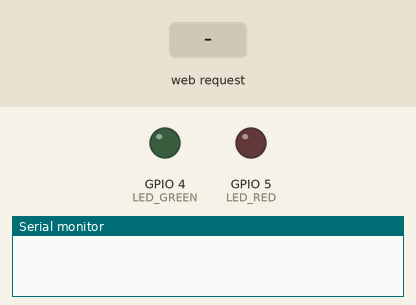
A program run on a simulated ESP8266 (NodeMCU). On the bench: output pins drawn as LEDs (lit = HIGH), the last lines printed to the serial monitor. Inputs (shaded band) come from the test bench. WiFi joins after 1.5 s; servers stay silent unless stated.

Above: at 0.1 s.
At 2.3 s:
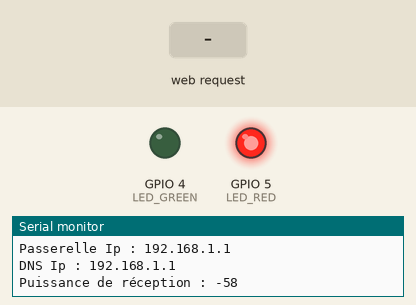
2.4 s: HTTP request GET /switchLed received
At 2.9 s:
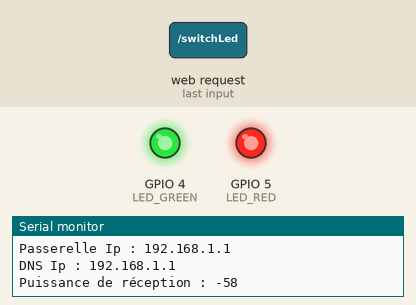
Timing chart, 0 to 5.4 s (numbered marks = the images above; inputs shaded):
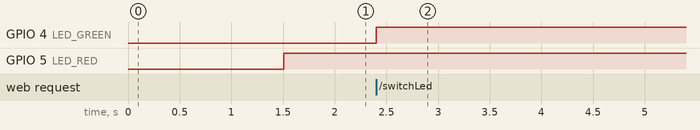

Measured:
- after the input at 2.4 s, GPIO 4 (LED_GREEN): LOW → HIGH at once

The program:

main.cpp
```cpp
#include <Arduino.h>
#include "ESP8266WiFi.h"
#include "ESP8266WebServer.h"

#define LED_RED 5
#define LED_GREEN 4

const char * SSID = "ZTE-59ba94";
const char * PASSWORD = "44ffba59homeELABBASSI";

const char index_html[] PROGMEM = R"=====(
<!DOCTYPE html>
<html lang="en">
<head>
    <meta charset="UTF-8">
    <meta name="viewport" content="width=device-width, initial-scale=1.0">
    <title>Smart Lampe</title>
    <script src="https://kit.fontawesome.com/fee0429066.js" crossorigin="anonymous"></script>

    <style>
        body{
            background-color: black;
        }
        div{
            display: flex;
            justify-content: center;
            align-items: center;
            background-color: black;
            width: 100%;
            height: 220px;

        }
        button{
            font-size: 100px;
            width: 200px;
            height: 200px;
            border-radius: 50%;
            cursor: pointer;
        }
        .on{
            background-color: cornflowerblue;
            box-shadow: 0px 0px 200px 50px cornflowerblue ;
            border: none;
            outline: none;
        }
        h1{
            color: cornflowerblue;
            display: block;
        }
    </style>
</head>
<body>
    <div>
        <h1 id="etatLed"></h1>
        <br>
    </div>
    <div>
        <button id="btn" class="on" onclick="switchLed()" ><i class="fa-sharp fa-solid fa-power-off"></i></button>
    </div>
    <script>
        function switchLed() {
            var element = document.getElementById("btn");
            element.classList.toggle("on");
            appelServeur("/switchLed",traiteReponse);
        }
        function appelServeur(url, cFonction){
            var xhttp = new XMLHttpRequest();
            xhttp.onreadystatechange = function(){
                if(this.readyState == 4 && this.status == 200){
                    cFonction(this);
                }
            }
            xhttp.open("GET",url,true);
            xhttp.send();
        }
        function traiteReponse(xhttp){
          document.getElementById("etatLed").innerHTML = "Lamp IS " + xhttp.responseText;
        }
    </script>
</body>
</html>
)=====";

ESP8266WebServer WebServer(80);

void onConnected(const WiFiEventStationModeConnected& event);
void onGotIp(const WiFiEventStationModeGotIP& event);

void handleRoot(){
  WebServer.send(200, "text/html", index_html);
}
void SwitchLed(){
  if(digitalRead(LED_GREEN)){
    digitalWrite(LED_GREEN,LOW);
    WebServer.send(200, "text/html", "ON");
    handleRoot();

  }
  else{
    digitalWrite(LED_GREEN,HIGH);
    WebServer.send(200, "text/html", "OFF");
    handleRoot();

  }

}

void setup() {
  Serial.begin(115200L);
  Serial.println("");

  pinMode(LED_RED,OUTPUT);
  pinMode(LED_GREEN,OUTPUT);

  WiFi.mode(WIFI_STA);
  WiFi.begin(SSID,PASSWORD);
  static WiFiEventHandler onConnectedHandler = WiFi.onStationModeConnected(onConnected);
  static WiFiEventHandler onGotIpHandler = WiFi.onStationModeGotIP(onGotIp);

  WebServer.on("/switchLed",SwitchLed);
  WebServer.on("/",handleRoot);
  WebServer.on("/index.html",handleRoot);
  WebServer.begin();
}

void loop() {
  if(WiFi.isConnected()){
    digitalWrite(LED_RED,HIGH);
    WebServer.handleClient();
  }
  else{
    digitalWrite(LED_RED,LOW);

  }


}


void onConnected(const WiFiEventStationModeConnected& event){
  Serial.println("Wifi connected");
}
void onGotIp(const WiFiEventStationModeGotIP& event){
  Serial.println("Adresse Ip : " + WiFi.localIP().toString());
  Serial.println("Passerelle Ip : " + WiFi.gatewayIP().toString());
  Serial.println("DNS Ip : " + WiFi.dnsIP().toString());
  Serial.print("Puissance de réception : ");
  Serial.println(WiFi.RSSI());
}
```
